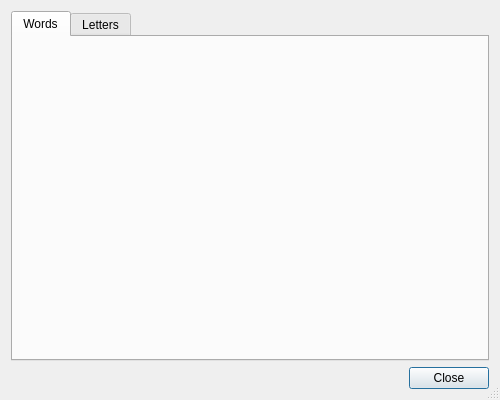
<?xml version="1.0" encoding="UTF-8"?>
<ui version="4.0">
 <class>StatsDialog</class>
 <widget class="QDialog" name="StatsDialog">
  <property name="geometry">
   <rect>
    <x>0</x>
    <y>0</y>
    <width>500</width>
    <height>400</height>
   </rect>
  </property>
  <property name="windowTitle">
   <string>Project Statistics</string>
  </property>
  <property name="sizeGripEnabled">
   <bool>true</bool>
  </property>
  <property name="modal">
   <bool>true</bool>
  </property>
  <layout class="QVBoxLayout" name="verticalLayout">
   <item>
    <widget class="QTabWidget" name="tabWidgetGraphs">
     <property name="currentIndex">
      <number>0</number>
     </property>
     <property name="tabBarAutoHide">
      <bool>false</bool>
     </property>
     <widget class="QWidget" name="tabWordCount">
      <attribute name="title">
       <string>Words</string>
      </attribute>
     </widget>
     <widget class="QWidget" name="tabCharCount">
      <attribute name="title">
       <string>Letters</string>
      </attribute>
     </widget>
    </widget>
   </item>
   <item>
    <widget class="QDialogButtonBox" name="buttonBox">
     <property name="orientation">
      <enum>Qt::Horizontal</enum>
     </property>
     <property name="standardButtons">
      <set>QDialogButtonBox::Close</set>
     </property>
    </widget>
   </item>
  </layout>
 </widget>
 <resources/>
 <connections>
  <connection>
   <sender>buttonBox</sender>
   <signal>accepted()</signal>
   <receiver>StatsDialog</receiver>
   <slot>accept()</slot>
   <hints>
    <hint type="sourcelabel">
     <x>248</x>
     <y>254</y>
    </hint>
    <hint type="destinationlabel">
     <x>157</x>
     <y>274</y>
    </hint>
   </hints>
  </connection>
  <connection>
   <sender>buttonBox</sender>
   <signal>rejected()</signal>
   <receiver>StatsDialog</receiver>
   <slot>reject()</slot>
   <hints>
    <hint type="sourcelabel">
     <x>316</x>
     <y>260</y>
    </hint>
    <hint type="destinationlabel">
     <x>286</x>
     <y>274</y>
    </hint>
   </hints>
  </connection>
 </connections>
</ui>
